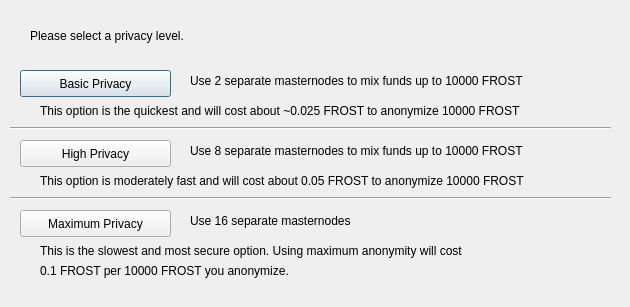
<?xml version="1.0" encoding="UTF-8"?>
<ui version="4.0">
 <class>ObfuscationConfig</class>
 <widget class="QDialog" name="ObfuscationConfig">
  <property name="geometry">
   <rect>
    <x>0</x>
    <y>0</y>
    <width>630</width>
    <height>307</height>
   </rect>
  </property>
  <property name="windowTitle">
   <string>Configure Obfuscation</string>
  </property>
  <widget class="QPushButton" name="buttonBasic">
   <property name="geometry">
    <rect>
     <x>20</x>
     <y>70</y>
     <width>151</width>
     <height>27</height>
    </rect>
   </property>
   <property name="text">
    <string>Basic Privacy</string>
   </property>
  </widget>
  <widget class="QPushButton" name="buttonHigh">
   <property name="geometry">
    <rect>
     <x>20</x>
     <y>140</y>
     <width>151</width>
     <height>27</height>
    </rect>
   </property>
   <property name="text">
    <string>High Privacy</string>
   </property>
  </widget>
  <widget class="QPushButton" name="buttonMax">
   <property name="geometry">
    <rect>
     <x>20</x>
     <y>210</y>
     <width>151</width>
     <height>27</height>
    </rect>
   </property>
   <property name="text">
    <string>Maximum Privacy</string>
   </property>
  </widget>
  <widget class="QLabel" name="label">
   <property name="geometry">
    <rect>
     <x>30</x>
     <y>20</y>
     <width>571</width>
     <height>31</height>
    </rect>
   </property>
   <property name="text">
    <string>Please select a privacy level.</string>
   </property>
  </widget>
  <widget class="QLabel" name="label_2">
   <property name="geometry">
    <rect>
     <x>190</x>
     <y>70</y>
     <width>421</width>
     <height>21</height>
    </rect>
   </property>
   <property name="text">
    <string>Use 2 separate masternodes to mix funds up to 10000 FROST</string>
   </property>
  </widget>
  <widget class="QLabel" name="label_3">
   <property name="geometry">
    <rect>
     <x>190</x>
     <y>140</y>
     <width>411</width>
     <height>21</height>
    </rect>
   </property>
   <property name="text">
    <string>Use 8 separate masternodes to mix funds up to 10000 FROST</string>
   </property>
  </widget>
  <widget class="QLabel" name="label_4">
   <property name="geometry">
    <rect>
     <x>190</x>
     <y>210</y>
     <width>421</width>
     <height>21</height>
    </rect>
   </property>
   <property name="text">
    <string>Use 16 separate masternodes</string>
   </property>
  </widget>
  <widget class="QLabel" name="label_6">
   <property name="geometry">
    <rect>
     <x>40</x>
     <y>100</y>
     <width>561</width>
     <height>21</height>
    </rect>
   </property>
   <property name="text">
    <string>This option is the quickest and will cost about ~0.025 FROST to anonymize 10000 FROST</string>
   </property>
  </widget>
  <widget class="QLabel" name="label_7">
   <property name="geometry">
    <rect>
     <x>40</x>
     <y>170</y>
     <width>561</width>
     <height>21</height>
    </rect>
   </property>
   <property name="text">
    <string>This option is moderately fast and will cost about 0.05 FROST to anonymize 10000 FROST</string>
   </property>
  </widget>
  <widget class="QLabel" name="label_8">
   <property name="geometry">
    <rect>
     <x>40</x>
     <y>240</y>
     <width>561</width>
     <height>21</height>
    </rect>
   </property>
   <property name="text">
    <string>This is the slowest and most secure option. Using maximum anonymity will cost</string>
   </property>
  </widget>
  <widget class="QLabel" name="label_9">
   <property name="geometry">
    <rect>
     <x>40</x>
     <y>260</y>
     <width>561</width>
     <height>21</height>
    </rect>
   </property>
   <property name="text">
    <string>0.1 FROST per 10000 FROST you anonymize.</string>
   </property>
  </widget>
  <widget class="Line" name="line">
   <property name="geometry">
    <rect>
     <x>10</x>
     <y>120</y>
     <width>601</width>
     <height>16</height>
    </rect>
   </property>
   <property name="orientation">
    <enum>Qt::Horizontal</enum>
   </property>
  </widget>
  <widget class="Line" name="line_2">
   <property name="geometry">
    <rect>
     <x>10</x>
     <y>190</y>
     <width>601</width>
     <height>16</height>
    </rect>
   </property>
   <property name="orientation">
    <enum>Qt::Horizontal</enum>
   </property>
  </widget>
 </widget>
 <resources/>
 <connections/>
</ui>
